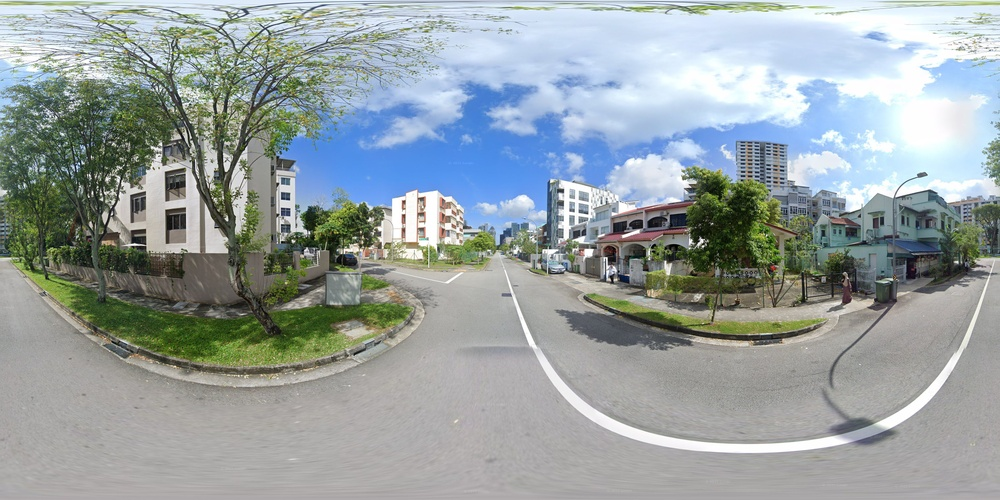
#> input picture inference/inputs/Street_View_360_1.jpg, 1000 x 500 px, shrunk from 4096 x 2048 before the run
$ python edit_panorama.py stitch inference/inputs/Street_View_360_1.jpg --percent 10
#> lines starting #> are read from the running program, lines starting #| are printed output that depends on the picture
#!/usr/bin/env python3
"""Wrap-pad a panorama with a slice of its own opposite edge before editing,
then trim the padding back off afterward.

Instead of duplicating the whole image (which confuses edit models into
thinking there are two of everything), this takes the last P% of the image
and prepends it, and the first P% and appends it - so the model sees real
wraparound context at both edges without doubling the whole scene. Total
width becomes (100 + 2*P)% of the original.

Usage:
    python edit_panorama.py stitch inference/inputs/Street_View_360_1.jpg --percent 10
    python edit_panorama.py split inference/outputs/Street_View_360_1_stitched_10_edited.png --percent 10

--percent defaults to 10 if omitted. Use the same --percent value for both
stitch and split so the trim matches what was padded.
"""
import argparse
from pathlib import Path

from PIL import Image


def _fmt_percent(percent: float) -> str:
    return f"{percent:g}"


def stitch(input_path: Path, percent: float = 10.0) -> Path:
#> called with percent = 10
    img = Image.open(input_path)
#> img is the input picture: PIL image 1000x500 RGB; mean R, G, B 151.4, 160.9, 162.2
    w, h = img.size
#> w = 1000; h = 500
    strip_w = round(w * percent / 100)
#> strip_w = 100

    left_strip = img.crop((w - strip_w, 0, w, h))
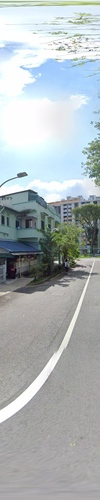
#> left_strip: PIL image 100x500 RGB; mean R, G, B 173.3, 181, 183.5
    right_strip = img.crop((0, 0, strip_w, h))
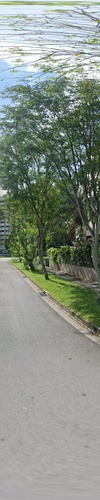
#> right_strip: PIL image 100x500 RGB; mean R, G, B 136.1, 144.4, 134.4

    out = Image.new(img.mode, (w + 2 * strip_w, h))
#> out: PIL image 1200x500 RGB; every value is 0
    out.paste(left_strip, (0, 0))
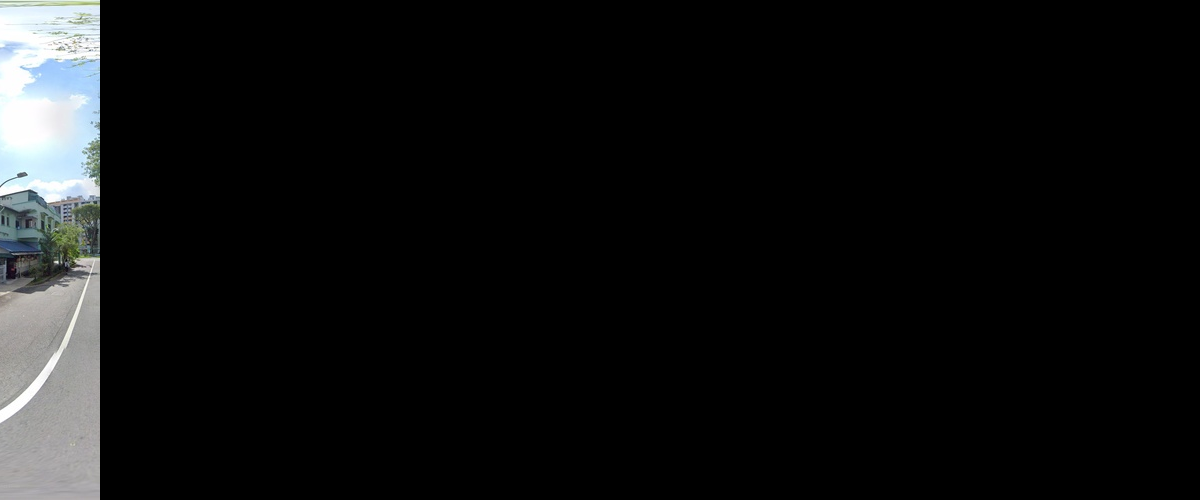
#> out: PIL image 1200x500 RGB; mean R, G, B 14.4, 15.1, 15.3
    out.paste(img, (strip_w, 0))
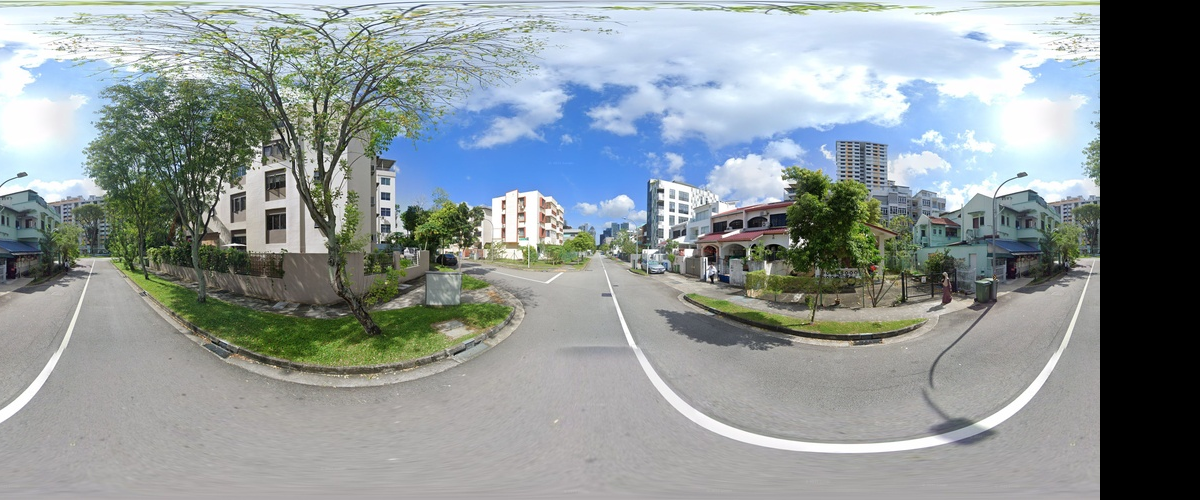
#> out: PIL image 1200x500 RGB; mean R, G, B 140.6, 149.2, 150.5
    out.paste(right_strip, (strip_w + w, 0))
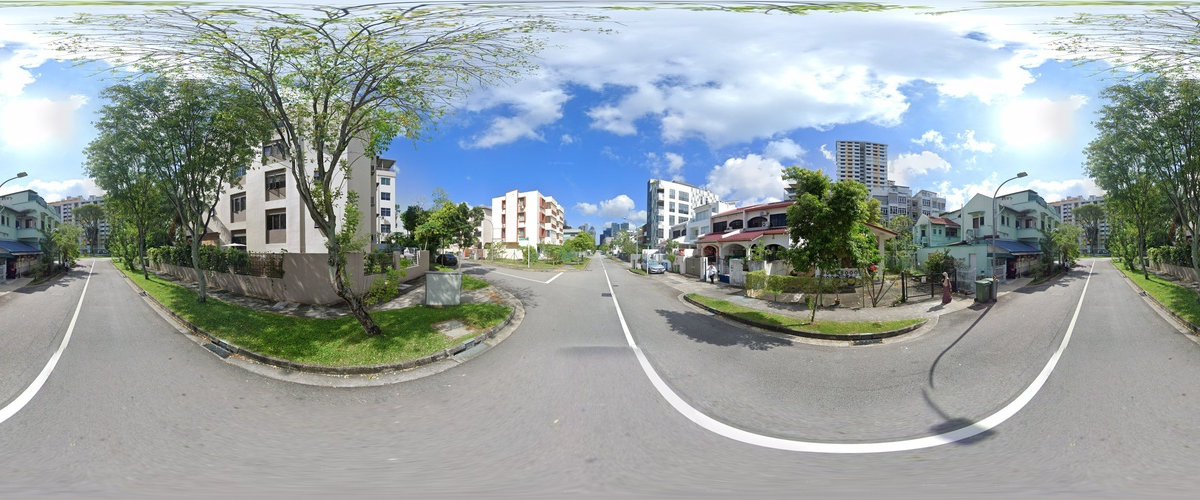
#> out: PIL image 1200x500 RGB; mean R, G, B 151.9, 161.2, 161.7

    out_path = input_path.with_name(
        f"{input_path.stem}_stitched_{_fmt_percent(percent)}{input_path.suffix}"
    )
    out.save(out_path)
    return out_path


def split(input_path: Path, percent: float = 10.0, crop_type: str = "center") -> list[Path]:
    """Crop the original-width (2:1) window back out of a padded panorama.

    The padding adds `strip_w` columns on each side, so there are three
    natural places to take the original-width window from: flush left
    (offset 0), flush right (offset total_w - original_w), or centered
    (offset strip_w, i.e. discarding equal padding from both sides - the
    old default behavior). `crop_type="all"` returns all three so you can
    compare which one has the cleanest wraparound seam.
    """
    img = Image.open(input_path)
    total_w, h = img.size

    original_w = round(total_w / (1 + 2 * percent / 100))
    strip_w = round((total_w - original_w) / 2)

    offsets = {
        "left": 0,
        "center": strip_w,
        "right": total_w - original_w,
    }
    types = ["left", "center", "right"] if crop_type == "all" else [crop_type]

    out_paths = []
    for t in types:
        cropped = img.crop((offsets[t], 0, offsets[t] + original_w, h))
        out_path = input_path.with_name(
            f"{input_path.stem}_split_{_fmt_percent(percent)}_{t}{input_path.suffix}"
        )
        cropped.save(out_path)
        out_paths.append(out_path)
    return out_paths


def main():
    parser = argparse.ArgumentParser(description=__doc__, formatter_class=argparse.RawDescriptionHelpFormatter)
    sub = parser.add_subparsers(dest="mode", required=True)

    p_stitch = sub.add_parser("stitch", help="pad a panorama with P%% of its own wraparound edge on each side")
    p_stitch.add_argument("input", type=Path)
    p_stitch.add_argument("--percent", "-p", type=float, default=10.0, help="percent of width to pad on each side (default 10)")

    p_split = sub.add_parser("split", help="trim the wraparound padding back off an edited panorama")
    p_split.add_argument("input", type=Path)
    p_split.add_argument("--percent", "-p", type=float, default=10.0, help="percent that was used when stitching (default 10)")
    p_split.add_argument("--type", choices=["left", "right", "center", "all"], default="center", help="which 2:1 window to crop out (default center)")

    args = parser.parse_args()

    if args.mode == "stitch":
        out_path = stitch(args.input, args.percent)
        print(f"Saved {out_path}")
    else:
        for out_path in split(args.input, args.percent, args.type):
            print(f"Saved {out_path}")


if __name__ == "__main__":
    main()
